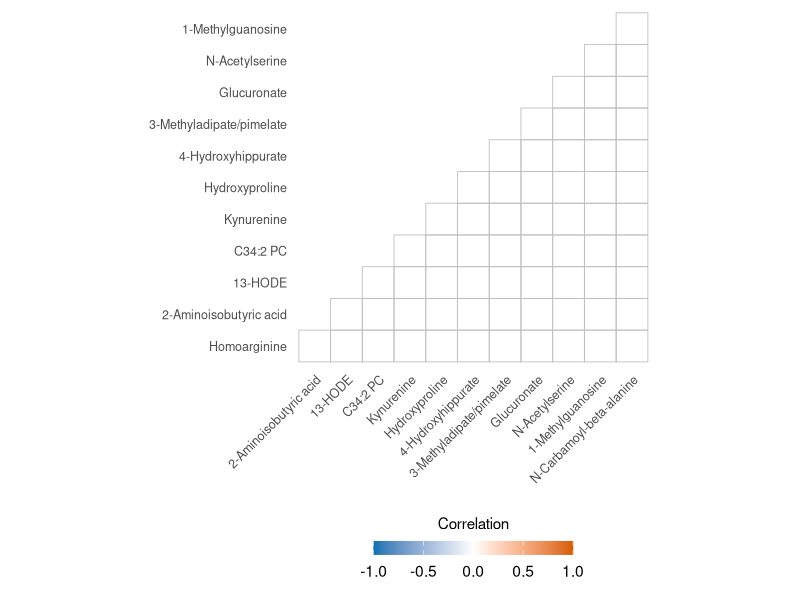

Recreate this plot in R.
library(ggplot2)
library(svglite)

data = read.csv("data.csv", stringsAsFactors = FALSE)

var_levels = c(
  "Homoarginine", "2-Aminoisobutyric acid", "13-HODE", "C34:2 PC",
  "Kynurenine", "Hydroxyproline", "4-Hydroxyhippurate",
  "3-Methyladipate/pimelate", "Glucuronate", "N-Acetylserine",
  "1-Methylguanosine", "N-Carbamoyl-beta-alanine"
)

data$var1 = factor(data$var1, levels = var_levels)
data$var2 = factor(data$var2, levels = var_levels)
sig_data = data[data$significant == 1, ]

p = ggplot() +
  geom_tile(
    data = data,
    aes(x = var2, y = var1),
    fill = NA, color = "gray75", linewidth = 0.3
  ) +
  geom_point(
    data = sig_data,
    aes(x = var2, y = var1, fill = value, size = abs(value)),
    shape = 21, color = NA, alpha = 0.9
  ) +
  scale_fill_gradient2(
    low = "#0072B2", mid = "white", high = "#D55E00",
    midpoint = 0, limits = c(-1, 1),
    name = "Correlation"
  ) +
  scale_size_continuous(range = c(3, 10), guide = "none") +
  scale_x_discrete(position = "bottom") +
  labs(x = NULL, y = NULL) +
  theme_minimal(base_size = 14) +
  theme(
    axis.text.x = element_text(angle = 45, hjust = 1, size = 9),
    axis.text.y = element_text(size = 9),
    panel.grid = element_blank(),
    legend.position = "bottom",
    legend.key.width = unit(1.5, "cm"),
    legend.title = element_text(size = 11)
  ) +
  guides(fill = guide_colorbar(title.position = "top", title.hjust = 0.5,
                                barwidth = 10, barheight = 0.7)) +
  coord_fixed()

ggsave("fig2b.svg", p, width = 7, height = 7)
